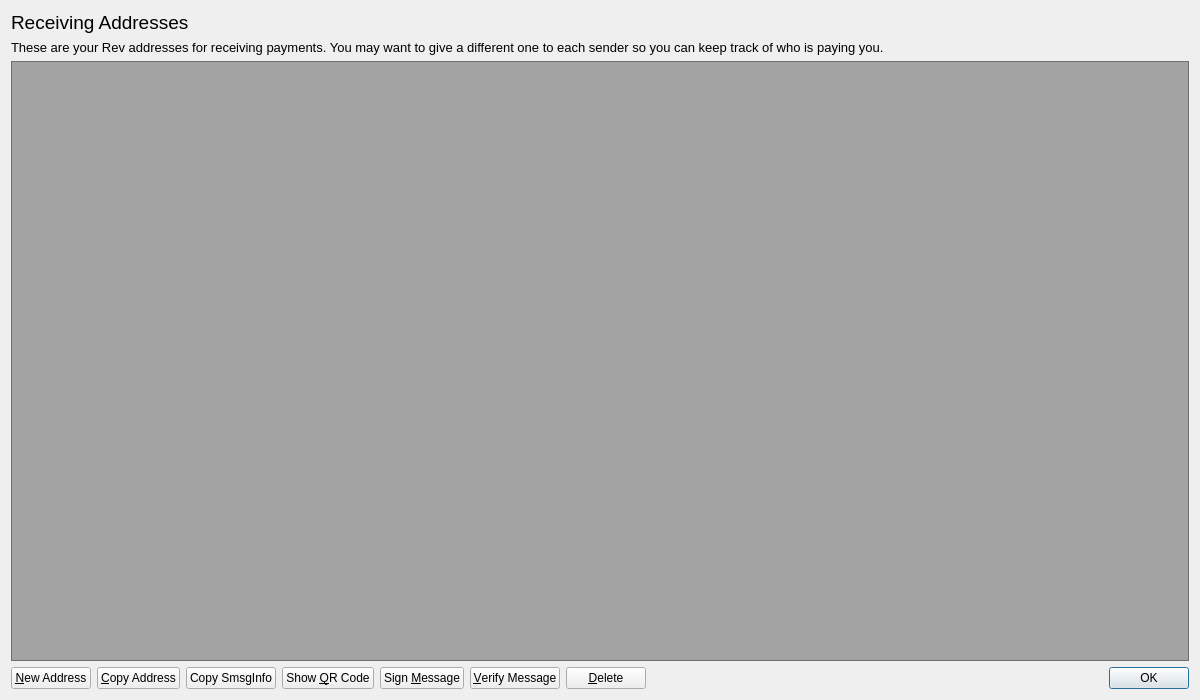
<?xml version="1.0" encoding="UTF-8"?>
<ui version="4.0">
 <class>AddressBookPage</class>
 <widget class="QWidget" name="AddressBookPage">
  <property name="geometry">
   <rect>
    <x>0</x>
    <y>0</y>
    <width>1200</width>
    <height>700</height>
   </rect>
  </property>
  <property name="windowTitle">
   <string>Address Book</string>
  </property>
  <property name="styleSheet">
   <string notr="true"/>
  </property>
  <layout class="QVBoxLayout" name="verticalLayout">
   <item>
    <widget class="QLabel" name="AddressLabelName">
     <property name="font">
      <font>
       <pointsize>14</pointsize>
      </font>
     </property>
     <property name="text">
      <string>Receiving Addresses</string>
     </property>
    </widget>
   </item>
   <item>
    <widget class="QLabel" name="labelExplanation">
     <property name="font">
      <font>
       <pointsize>10</pointsize>
      </font>
     </property>
     <property name="text">
      <string>These are your Rev addresses for receiving payments. You may want to give a different one to each sender so you can keep track of who is paying you.</string>
     </property>
     <property name="textFormat">
      <enum>Qt::PlainText</enum>
     </property>
     <property name="wordWrap">
      <bool>true</bool>
     </property>
    </widget>
   </item>
   <item>
    <widget class="QTableView" name="tableView">
     <property name="font">
      <font>
       <pointsize>10</pointsize>
      </font>
     </property>
     <property name="contextMenuPolicy">
      <enum>Qt::CustomContextMenu</enum>
     </property>
     <property name="toolTip">
      <string>Double-click to edit address or label</string>
     </property>
     <property name="styleSheet">
      <string notr="true">background: transparent;
background-color: rgb(20, 20, 20, 0.35);
color: rgb(255, 255, 255);
</string>
     </property>
     <property name="tabKeyNavigation">
      <bool>false</bool>
     </property>
     <property name="selectionMode">
      <enum>QAbstractItemView::SingleSelection</enum>
     </property>
     <property name="selectionBehavior">
      <enum>QAbstractItemView::SelectRows</enum>
     </property>
     <property name="sortingEnabled">
      <bool>true</bool>
     </property>
     <attribute name="verticalHeaderVisible">
      <bool>false</bool>
     </attribute>
    </widget>
   </item>
   <item>
    <layout class="QHBoxLayout" name="horizontalLayout">
     <item>
      <widget class="QPushButton" name="newAddressButton">
       <property name="toolTip">
        <string>Create a new address</string>
       </property>
       <property name="text">
        <string>&amp;New Address</string>
       </property>
      </widget>
     </item>
     <item>
      <widget class="QPushButton" name="copyToClipboard">
       <property name="toolTip">
        <string>Copy the currently selected address to the system clipboard</string>
       </property>
       <property name="text">
        <string>&amp;Copy Address</string>
       </property>
      </widget>
     </item>
     <item>
      <widget class="QPushButton" name="copySmsgInfo">
       <property name="toolTip">
        <string>Copy the currently selected address smsg info to the system clipboard</string>
       </property>
       <property name="text">
        <string>Copy SmsgInfo</string>
       </property>
      </widget>
     </item>
     <item>
      <widget class="QPushButton" name="showQRCode">
       <property name="text">
        <string>Show &amp;QR Code</string>
       </property>
      </widget>
     </item>
     <item>
      <widget class="QPushButton" name="signMessage">
       <property name="toolTip">
        <string>Sign a message to prove you own a Rev address</string>
       </property>
       <property name="text">
        <string>Sign &amp;Message</string>
       </property>
      </widget>
     </item>
     <item>
      <widget class="QPushButton" name="verifyMessage">
       <property name="toolTip">
        <string>Verify a message to ensure it was signed with a specified Rev address</string>
       </property>
       <property name="text">
        <string>&amp;Verify Message</string>
       </property>
      </widget>
     </item>
     <item>
      <widget class="QPushButton" name="deleteButton">
       <property name="toolTip">
        <string>Delete the currently selected address from the list</string>
       </property>
       <property name="text">
        <string>&amp;Delete</string>
       </property>
      </widget>
     </item>
     <item>
      <spacer name="horizontalSpacer">
       <property name="orientation">
        <enum>Qt::Horizontal</enum>
       </property>
       <property name="sizeHint" stdset="0">
        <size>
         <width>40</width>
         <height>20</height>
        </size>
       </property>
      </spacer>
     </item>
     <item>
      <widget class="QDialogButtonBox" name="buttonBox">
       <property name="sizePolicy">
        <sizepolicy hsizetype="Maximum" vsizetype="Fixed">
         <horstretch>0</horstretch>
         <verstretch>0</verstretch>
        </sizepolicy>
       </property>
       <property name="standardButtons">
        <set>QDialogButtonBox::Ok</set>
       </property>
      </widget>
     </item>
    </layout>
   </item>
  </layout>
 </widget>
 <resources/>
 <connections/>
</ui>
